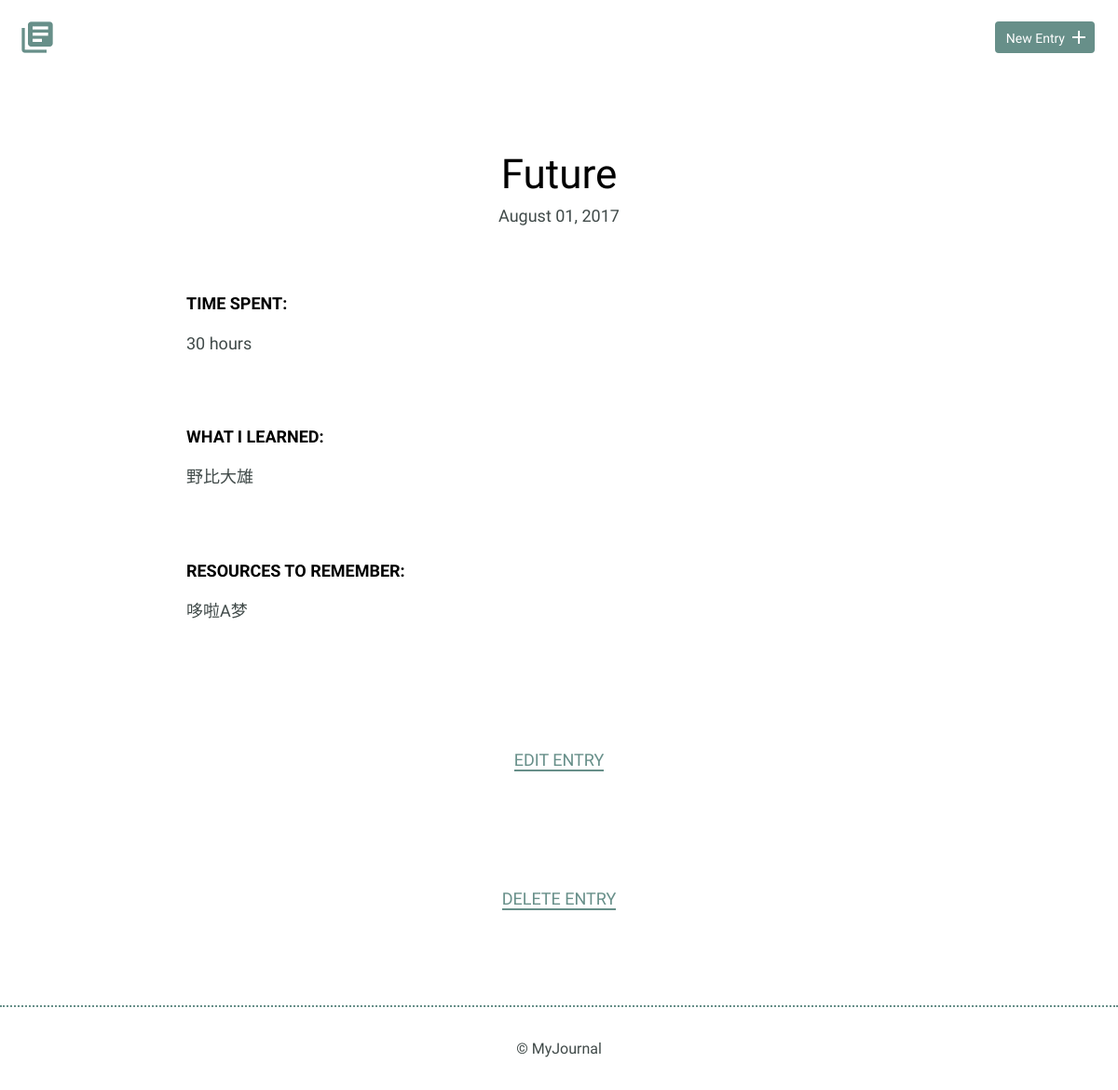
/entries/3, run on an earlier commit of the app's database.
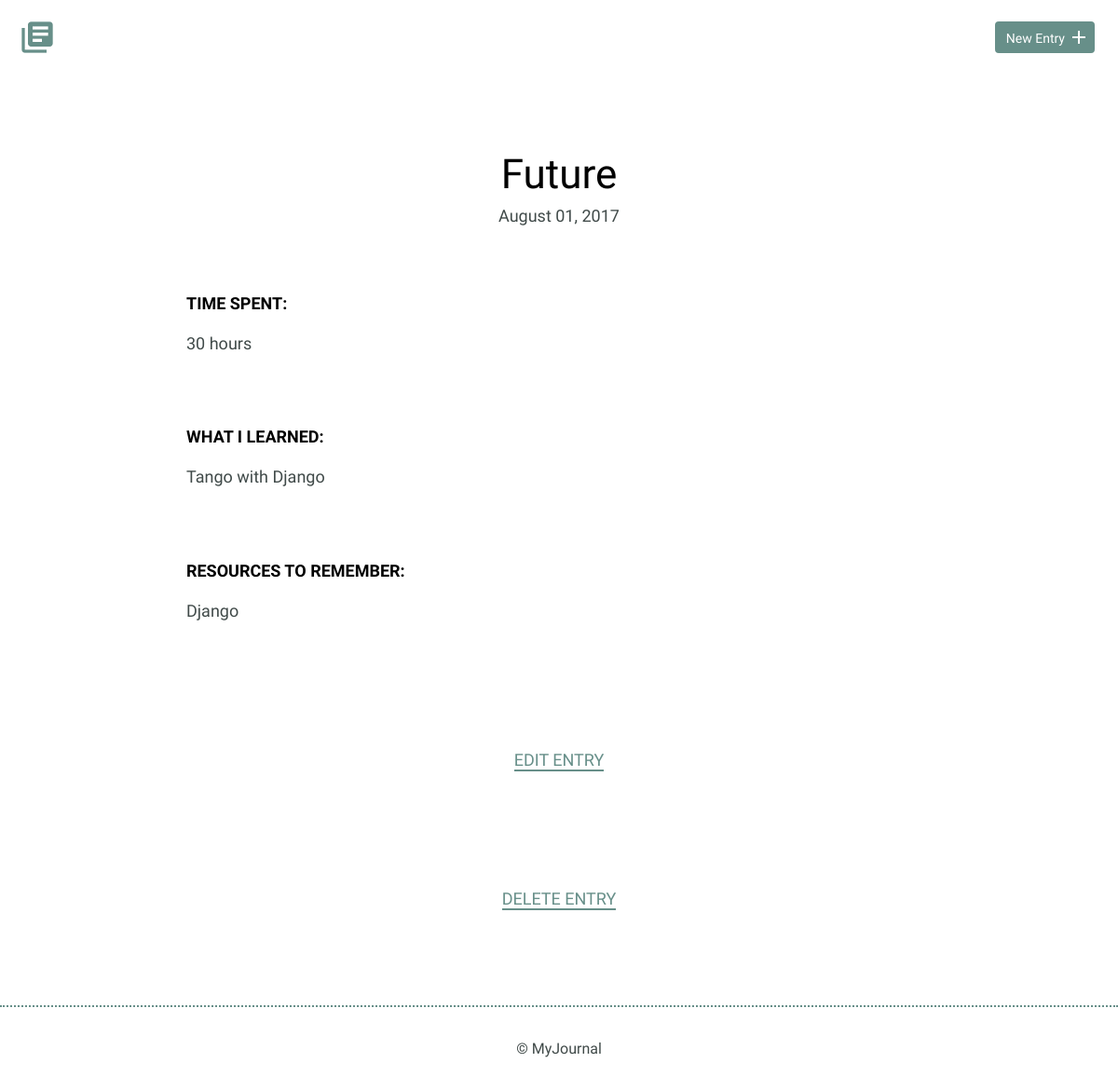
And on a later commit of the database.
### models.py (models this page shows, shortened)
class Entry(Model):
    title = CharField(max_length=255)
    date = DateField(default=datetime.date.today)
    time_spent = CharField(max_length=100)
    learned = TextField()
    resources = TextField()
    class Meta:
        database = DATABASE
        order_by = ('-date',)

### app.py (the view)
@app.route('/entries/<int:id>')
def details(id):
    try:
        entry = Entry.get(Entry.id == id)
    except models.DoesNotExist:
        abort(404)
    return render_template('detail.html', entry=entry)

### templates/detail.html (shortened to what this page needs)
{% extends 'base.html' %}
{% block content %}
<section>
    <div class="container">
        <div class="entry-list single">
            <article>
                <h1>{{ entry.title }}</h1>
                <time datetime="{{ entry.date.strftime('%Y-%m-%d') }}">{{ entry.date.strftime('%B %d, %Y') }}</time>
                <div class="entry">
                    <h3>Time Spent: </h3>
                    <p>{{ entry.time_spent }}</p>
                </div>
                <div class="entry">
                    <h3>What I Learned:</h3>
                    <p>{{ entry.learned }}</p>
                </div>
                <div class="entry">
                    <h3>Resources to Remember:</h3>
                    <p>{{ entry.resources }}</p>
                </div>
            </article>
        </div>
    </div>
    <div class="edit">
        <p><a href="{{ url_for('edit_entry', id=entry.id) }}">Edit Entry</a></p>
    </div>
    <div class="edit">
        <p><a href="{{ url_for('delete_entry', id=entry.id) }}">Delete Entry</a></p>
    </div>
</section>
{% endblock %}

### templates/base.html (shortened to what this page needs)
<!DOCTYPE html>
<html>
    <head>
        <link rel="stylesheet" href="/static/css/normalize.css">
        <link rel="stylesheet" href="/static/css/site.css">
    </head>
    <body>
        <header>
            <div class="container">
                <div class="site-header">
                    <a class="logo" href="{{ url_for('index') }}"><i class="material-icons">library_books</i></a>
                    <a class="button icon-right" href="{{ url_for('new_entry') }}">
                        <span>New Entry</span>
                        <i class="material-icons">add</i>
                    </a>
                </div>
            </div>
        </header>
        {% block content %}
        {% endblock %}
        <footer>
            <div>
                &copy; MyJournal
            </div>
        </footer>
    </body>
</html>

### static/css/site.css (style rules this page uses)
body { font-size: 16px; color: #404a49; font-family: 'Cousine', serif; font-weight: 400; }
.container { margin: 0 auto; padding: 0 25px; }
header .site-header { margin: 0 auto; height: 95px; }
header .logo i { color: #678f89; margin: 20px 0 0 -5px; float: left; font-size: 40px; }
header .button { float: right; margin: 33px 0 0 0; }
footer { text-align: center; padding: 35px 0; border-top: 2px dotted #678f89; }
.button { padding: 8px 10px 6px 10px; background: #678f89; border: 2px solid #678f89; border-radius: 4px; text-decoration: none; color: #FFF; position: relative; text-align: center; font-size: 14px; }
.button.icon-right { padding-right: 30px; top: -10px; }
.button.icon-right i { position: absolute; top: 3px; right: 3px; }
h1, h2, h3 { margin: 0; font-weight: 400; line-height: 1em; color: #000; }
h1 { font-size: 44px; margin-bottom: 12px; }
h3 { font-size: 18px; font-family: 'Work Sans', serif; font-weight: 600; text-transform: uppercase; }
p { line-height: 1.8em; font-size: 18px; }
p a { border-bottom: 2px solid #678f89; padding: 0; color: #678f89; text-decoration: none; }
.entry-list, .edit-entry, .new-entry { max-width: 800px; margin: 0 auto; padding: 70px 0 150px 0; }
.entry-list article { margin-bottom: 70px; text-align: center; }
.entry-list article:last-child { margin-bottom: 0; }
.entry-list.single { padding-bottom: 70px; }
.entry-list.single time { font-size: 18px; }
.entry { max-width: 800px; margin: 75px auto 0 auto; text-align: left; }
.entry p { margin-bottom: 40px; }
.edit { padding-bottom: 80px; text-align: center; margin: 0 auto; }
.edit a { font-weight: 400; text-transform: uppercase; font-size: 18px; }

What changed in the data, as far as the page shows it:
changed Entry "Future": learned "野比大雄" → "Tango with Django"; resources "哆啦A梦" → "Django"
